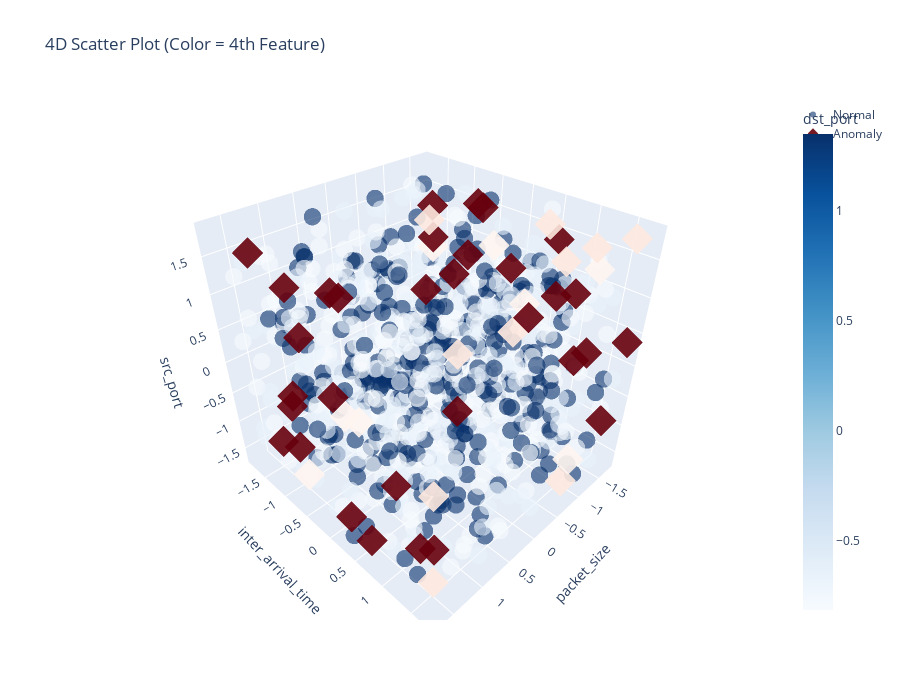

The cell this chart's notebook holds for it:
### Code cell
# --------------------------------------------------
# Step 10: 4D Visualization using Plotly
# --------------------------------------------------

import plotly.graph_objects as go

normal = scaled_features_df[scaled_features_df['anomaly'] == 1]
anomaly = scaled_features_df[scaled_features_df['anomaly'] == -1]

fig = go.Figure()

# Normal points
fig.add_trace(go.Scatter3d(
    x=normal[feature_list[0]],
    y=normal[feature_list[1]],
    z=normal[feature_list[2]],
    mode='markers',
    name='Normal',
    marker=dict(
        size=6,
        color=normal[feature_list[3]],
        colorscale='Blues',
        opacity=0.6,
        colorbar=dict(title=feature_list[3])
    )
))

# Anomaly points
fig.add_trace(go.Scatter3d(
    x=anomaly[feature_list[0]],
    y=anomaly[feature_list[1]],
    z=anomaly[feature_list[2]],
    mode='markers',
    name='Anomaly',
    marker=dict(
        size=8,
        color=anomaly[feature_list[3]],
        colorscale='Reds',
        opacity=0.9,
        symbol='diamond'
    )
))

fig.update_layout(
    title='4D Scatter Plot (Color = 4th Feature)',
    scene=dict(
        xaxis_title=feature_list[0],
        yaxis_title=feature_list[1],
        zaxis_title=feature_list[2]
    ),
    width=900,
    height=700
)

fig.show()

### Figure 1 — Plotly figure (JSON) as saved in the notebook; plotly's stock layout.template omitted (floating-point values rounded to 4 significant figures; data arrays with more than 128 entries replaced by an {"elided": "..."} marker saying what was removed)
{"data": [{"marker": {"color": {"elided": "950 float values"}, "colorbar": {"title": {"text": "dst_port"}}, "colorscale": [[0, "rgb(247,251,255)"], [0.125, "rgb(222,235,247)"], [0.25, "rgb(198,219,239)"], [0.375, "rgb(158,202,225)"], [0.5, "rgb(107,174,214)"], [0.625, "rgb(66,146,198)"], [0.75, "rgb(33,113,181)"], [0.875, "rgb(8,81,156)"], [1, "rgb(8,48,107)"]], "opacity": 0.6, "size": 6}, "mode": "markers", "name": "Normal", "type": "scatter3d", "x": {"elided": "950 float values"}, "y": {"elided": "950 float values"}, "z": {"elided": "950 float values"}}, {"marker": {"color": [1.351, -0.6654, 1.351, -0.6654, -0.6654, -0.6654, -0.8154, 1.351, 1.351, -0.8154, 1.351, 1.351, -0.8154, 1.351, -0.6654, 1.351, -0.8154, -0.8154, -0.6654, 1.351, 1.351, 1.351, 1.351, 1.351, 1.351, -0.8154, -0.8154, -0.8154, 1.351, 1.351, 1.351, 1.351, 1.351, -0.6654, 1.351, -0.6654, 1.351, 1.351, -0.6654, 1.351, 1.351, 1.351, 1.351, 1.351, 1.351, 1.351, 1.351, 1.351, -0.6654, 1.351], "colorscale": [[0, "rgb(255,245,240)"], [0.125, "rgb(254,224,210)"], [0.25, "rgb(252,187,161)"], [0.375, "rgb(252,146,114)"], [0.5, "rgb(251,106,74)"], [0.625, "rgb(239,59,44)"], [0.75, "rgb(203,24,29)"], [0.875, "rgb(165,15,21)"], [1, "rgb(103,0,13)"]], "opacity": 0.9, "size": 8, "symbol": "diamond"}, "mode": "markers", "name": "Anomaly", "type": "scatter3d", "x": [-1.55, -1.714, -1.496, 1.615, 0.1239, -1.58, 0.2055, 0.7446, -0.393, -0.6329, 0.05461, 1.655, 1.252, -1.684, -0.8159, 1.244, 0.2772, -1.676, 1.113, 1.462, -0.8159, -1.575, 1.583, -0.8282, -1.046, 1.479, -1.016, -1.709, -0.2075, 1.647, 1.034, -1.291, 1.113, -1.681, 1.086, -1.736, 1.524, -1.199, -1.726, 0.2549, 1.145, 1.308, 1.407, -1.103, -1.728, 1.472, 1.464, -1.14, -1.654, 1.435], "y": [0.6661, 1.588, -1.474, 1.632, 1.316, 0.4907, -1.375, 0.06741, -0.01073, 0.386, 0.5912, 0.6387, -0.2247, 1.616, 1.632, -1.428, 1.536, -1.641, 1.142, -0.8398, 1.437, -0.5975, -0.4807, 1.533, 1.045, -0.8863, 1.578, 1.194, -0.1854, 1.677, -0.6043, 0.1624, -1.64, -1.725, -0.3705, 0.6981, 0.07316, 1.482, 1.102, 1.582, 1.487, -1.769, -1.173, -1.217, 1.726, -0.1166, 1.277, -0.3153, -1.037, -1.576], "z": [1.47, 1.72, 1.331, -1.283, 1.174, 1.609, -1.662, -1.585, 1.173, 1.599, 1.785, -1.415, -0.2265, -0.9586, -1.485, -1.533, 1.668, 0.574, -0.6805, 1.38, 1.303, 1.518, 0.9465, 0.4395, 1.024, -1.526, -1.26, 1.191, 1.659, -0.6581, 1.238, 0.9899, -0.785, 0.9803, 1.289, 1.114, -1.565, 0.3449, 1.445, 1.521, 0.8043, -1.601, -0.5277, 0.2149, 0.3635, 0.2525, -1.159, 1.774, -1.133, 1.539]}], "layout": {"height": 700, "scene": {"xaxis": {"title": {"text": "packet_size"}}, "yaxis": {"title": {"text": "inter_arrival_time"}}, "zaxis": {"title": {"text": "src_port"}}}, "title": {"text": "4D Scatter Plot (Color = 4th Feature)"}, "width": 900}}
